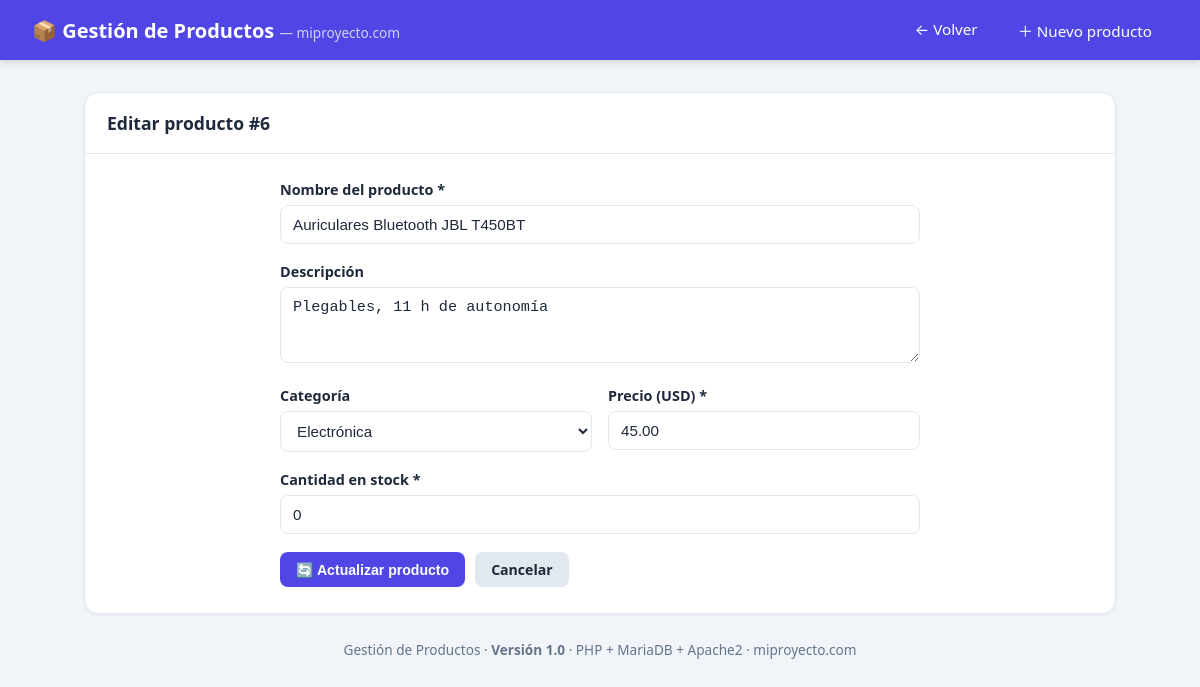
The app's page /editar.php?id=6 with its own data.
### tables this page shows
CREATE TABLE IF NOT EXISTS productos (
    id                INT UNSIGNED     NOT NULL AUTO_INCREMENT,
    nombre            VARCHAR(100)     NOT NULL,
    descripcion       TEXT             NULL,
    categoria         VARCHAR(50)      NOT NULL DEFAULT 'General',
    precio            DECIMAL(10,2)    NOT NULL DEFAULT 0.00,
    cantidad          INT UNSIGNED     NOT NULL DEFAULT 0,
    fecha_creacion    TIMESTAMP        NOT NULL DEFAULT CURRENT_TIMESTAMP,
    fecha_actualizacion TIMESTAMP      NOT NULL DEFAULT CURRENT_TIMESTAMP
                                       ON UPDATE CURRENT_TIMESTAMP,
    PRIMARY KEY (id),
    KEY idx_categoria (categoria)
);

### public/editar.php (the view, shortened to what this page needs)
<?php
require __DIR__ . '/db.php';
$categorias = ['Electrónica', 'Informática', 'Oficina', 'Accesorios', 'General'];
$id = $_GET['id'] ?? null;
$sentencia = $conexion->prepare('SELECT id, nombre, descripcion, categoria, precio, cantidad
                                 FROM productos WHERE id = ?');
$sentencia->bind_param('i', $id);
$sentencia->execute();
$resultado = $sentencia->get_result();
$producto = $resultado->fetch_assoc();
$nombre      = $producto['nombre'];
$descripcion = $producto['descripcion'] ?? '';
$categoria   = $producto['categoria'];
$precio      = $producto['precio'];
$cantidad    = $producto['cantidad'];
?>
<!DOCTYPE html>
<html lang="es">
<head>
<link rel="stylesheet" href="assets/estilos.css">
</head>
<body>
<header class="navbar">
    <div class="marca">📦 Gestión de Productos <span>— miproyecto.com</span></div>
    <nav>
        <a href="index.php">← Volver</a>
        <a href="crear.php">＋ Nuevo producto</a>
    </nav>
</header>
<main class="contenedor">
    <section class="panel">
        <div class="panel-cabecera">
            <h2>Editar producto #<?= (int) $id ?></h2>
        </div>
        <div style="padding: 26px;">
            <form method="post" class="formulario">
                <div class="campo">
                    <label for="nombre">Nombre del producto *</label>
                    <input type="text" id="nombre" name="nombre" maxlength="100" required
                           value="<?= htmlspecialchars($nombre) ?>">
                </div>
                <div class="campo">
                    <label for="descripcion">Descripción</label>
                    <textarea id="descripcion" name="descripcion" rows="3"><?= htmlspecialchars($descripcion) ?></textarea>
                </div>
                <div class="fila">
                    <div class="campo">
                        <label for="categoria">Categoría</label>
                        <select id="categoria" name="categoria">
                            <?php foreach ($categorias as $c): ?>
                                <option value="<?= htmlspecialchars($c) ?>" <?= $c === $categoria ? 'selected' : '' ?>>
                                    <?= htmlspecialchars($c) ?>
                                </option>
                            <?php endforeach; ?>
                        </select>
                    </div>
                    <div class="campo">
                        <label for="precio">Precio (USD) *</label>
                        <input type="number" id="precio" name="precio" step="0.01" min="0" required
                               value="<?= htmlspecialchars((string) $precio) ?>">
                    </div>
                </div>
                <div class="campo">
                    <label for="cantidad">Cantidad en stock *</label>
                    <input type="number" id="cantidad" name="cantidad" min="0" step="1" required
                           value="<?= (int) $cantidad ?>">
                </div>
                <div class="acciones">
                    <button type="submit" class="btn btn-primario">🔄 Actualizar producto</button>
                    <a href="index.php" class="btn btn-neutro">Cancelar</a>
                </div>
            </form>
        </div>
    </section>
    <footer class="pie">
        Gestión de Productos · <strong>Versión 1.0</strong> · PHP + MariaDB + Apache2 · miproyecto.com
    </footer>
</main>
</body>
</html>

### public/assets/estilos.css (style rules this page uses)
:root { --primario: #4f46e5; --primario-osc: #4338ca; --fondo: #f1f5f9; --texto: #1e293b; --texto-suave: #64748b; --borde: #e2e8f0; --exito: #16a34a; --peligro: #dc2626; --ambar: #d97706; }
* { margin: 0; padding: 0; box-sizing: border-box; }
body { font-family: "Segoe UI", system-ui, -apple-system, Arial, sans-serif; background: var(--fondo); color: var(--texto); min-height: 100vh; }
a { text-decoration: none; color: inherit; }
.navbar { background: var(--primario); color: #fff; padding: 0 32px; height: 60px; display: flex; align-items: center; justify-content: space-between; box-shadow: 0 2px 8px rgba(0,0,0,.15); }
.navbar .marca { font-size: 1.25rem; font-weight: 600; }
.navbar .marca span { opacity: .75; font-weight: 400; font-size: .85rem; }
.navbar nav { display: flex; gap: 8px; }
.navbar nav a { padding: 8px 16px; border-radius: 8px; font-size: .95rem; transition: background .2s; }
.contenedor { max-width: 1080px; margin: 32px auto; padding: 0 24px; }
.panel { background: #fff; border: 1px solid var(--borde); border-radius: 14px; box-shadow: 0 1px 3px rgba(0,0,0,.06); overflow: hidden; }
.panel-cabecera { display: flex; align-items: center; justify-content: space-between; padding: 18px 22px; border-bottom: 1px solid var(--borde); }
.panel-cabecera h2 { font-size: 1.1rem; }
.btn { display: inline-block; padding: 8px 16px; border: none; border-radius: 8px; font-size: .88rem; font-weight: 600; cursor: pointer; transition: filter .15s; }
.btn-primario { background: var(--primario); color: #fff; }
.btn-neutro { background: #e2e8f0; color: var(--texto); }
.formulario { max-width: 640px; margin: 0 auto; }
.campo { margin-bottom: 18px; }
.campo label { display: block; font-weight: 600; font-size: .9rem; margin-bottom: 6px; }
.campo input, .campo textarea, .campo select { width: 100%; padding: 10px 12px; border: 1px solid var(--borde); border-radius: 8px; font-size: .95rem; background: #fff; color: var(--texto); }
.fila { display: grid; grid-template-columns: 1fr 1fr; gap: 16px; }
.acciones { display: flex; gap: 10px; margin-top: 8px; }
.pie { text-align: center; color: var(--texto-suave); font-size: .85rem; padding: 26px 0 10px; }

### records on screen
productos: nombre "Auriculares Bluetooth JBL T450BT", descripcion "Plegables, 11 h de autonomía", categoria "Electrónica", precio "45.00", cantidad "0"

### other values on screen
$id "6"
